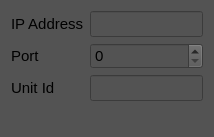
<?xml version="1.0" encoding="UTF-8"?>
<ui version="4.0">
 <class>ModBusTCPSettingsWidget</class>
 <widget class="QWidget" name="ModBusTCPSettingsWidget">
  <property name="geometry">
   <rect>
    <x>0</x>
    <y>0</y>
    <width>214</width>
    <height>137</height>
   </rect>
  </property>
  <property name="font">
   <font>
    <pointsize>11</pointsize>
   </font>
  </property>
  <property name="windowTitle">
   <string>Form</string>
  </property>
  <property name="styleSheet">
   <string notr="true">background-color: rgb(208, 208, 208);
background-color: rgb(83, 83, 83);</string>
  </property>
  <layout class="QFormLayout" name="formLayout">
   <item row="0" column="0">
    <widget class="QLabel" name="ipAddressLbl">
     <property name="maximumSize">
      <size>
       <width>16777215</width>
       <height>50</height>
      </size>
     </property>
     <property name="font">
      <font>
       <pointsize>11</pointsize>
      </font>
     </property>
     <property name="text">
      <string>IP Address</string>
     </property>
    </widget>
   </item>
   <item row="0" column="1">
    <widget class="QLineEdit" name="ipAddressLineEdit">
     <property name="minimumSize">
      <size>
       <width>100</width>
       <height>0</height>
      </size>
     </property>
    </widget>
   </item>
   <item row="1" column="0">
    <widget class="QLabel" name="portLbl">
     <property name="minimumSize">
      <size>
       <width>50</width>
       <height>0</height>
      </size>
     </property>
     <property name="maximumSize">
      <size>
       <width>16777215</width>
       <height>50</height>
      </size>
     </property>
     <property name="font">
      <font>
       <pointsize>11</pointsize>
      </font>
     </property>
     <property name="text">
      <string>Port</string>
     </property>
    </widget>
   </item>
   <item row="1" column="1">
    <widget class="QSpinBox" name="portSpinBox"/>
   </item>
   <item row="2" column="0">
    <widget class="QLabel" name="unitIdLbl">
     <property name="minimumSize">
      <size>
       <width>50</width>
       <height>0</height>
      </size>
     </property>
     <property name="maximumSize">
      <size>
       <width>16777215</width>
       <height>50</height>
      </size>
     </property>
     <property name="font">
      <font>
       <pointsize>11</pointsize>
      </font>
     </property>
     <property name="text">
      <string>Unit Id</string>
     </property>
    </widget>
   </item>
   <item row="2" column="1">
    <widget class="QLineEdit" name="unitIdLineEdit">
     <property name="minimumSize">
      <size>
       <width>100</width>
       <height>0</height>
      </size>
     </property>
    </widget>
   </item>
  </layout>
 </widget>
 <resources/>
 <connections/>
</ui>
